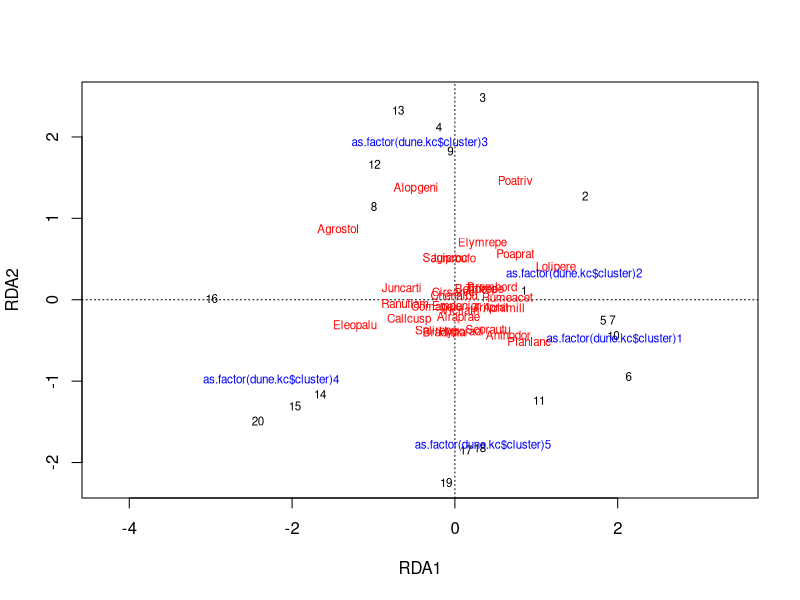
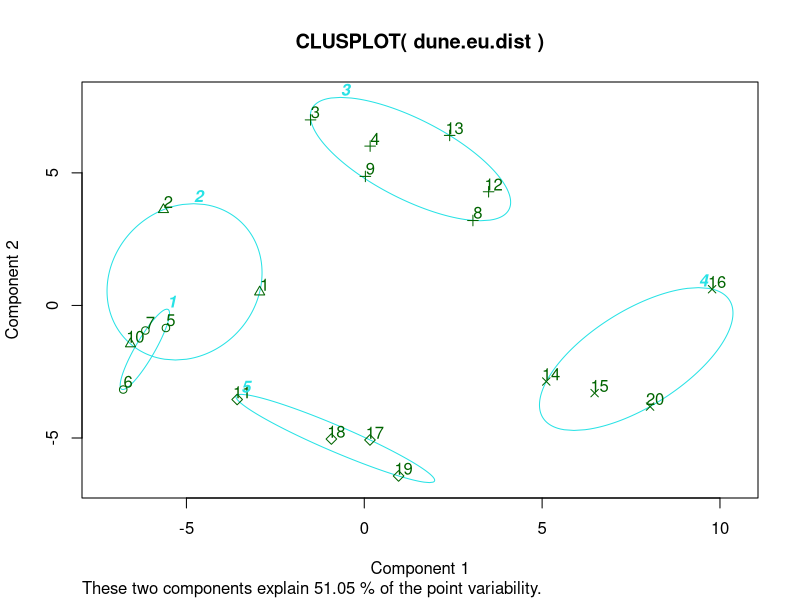
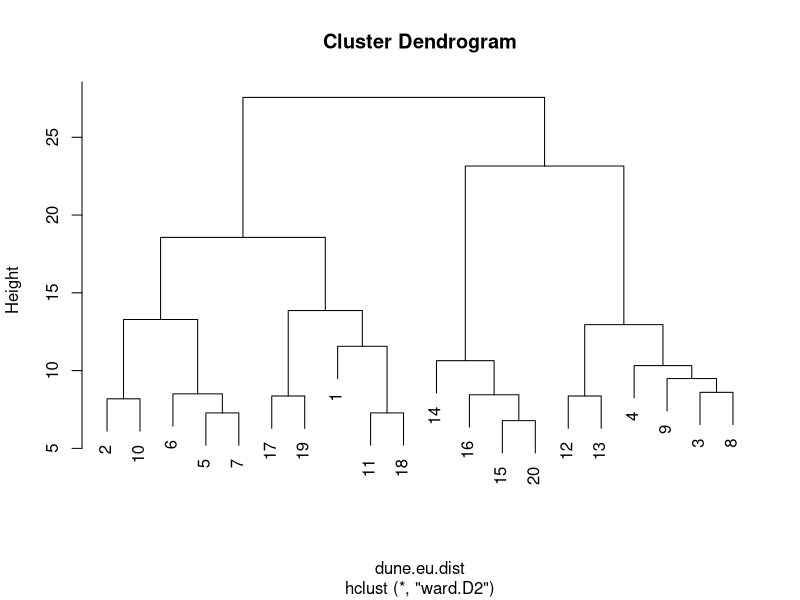
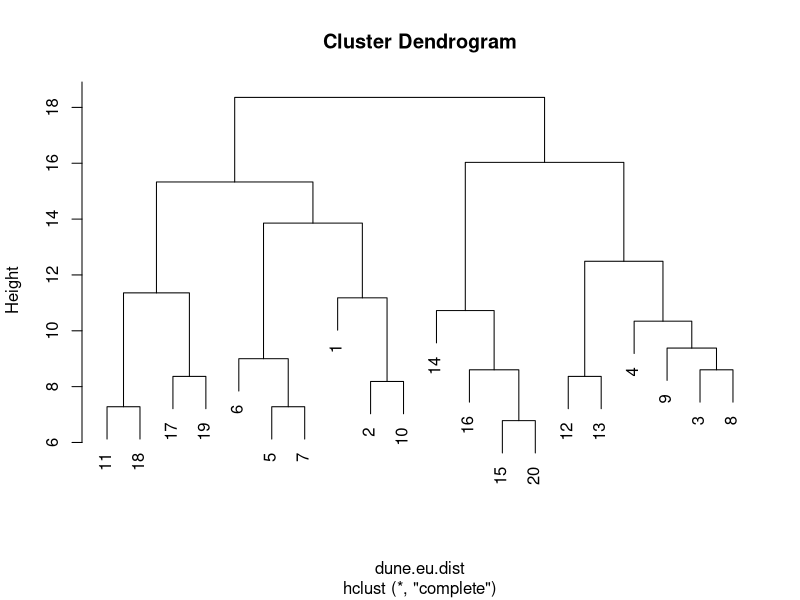
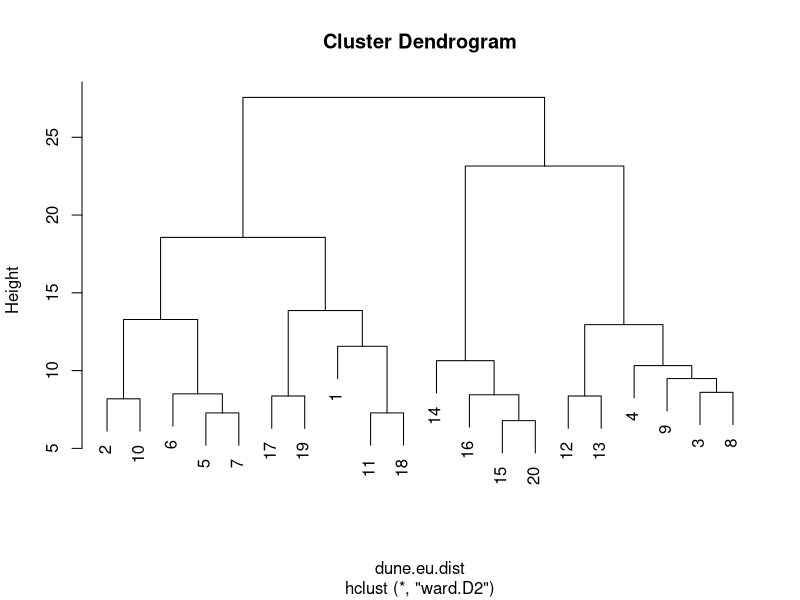
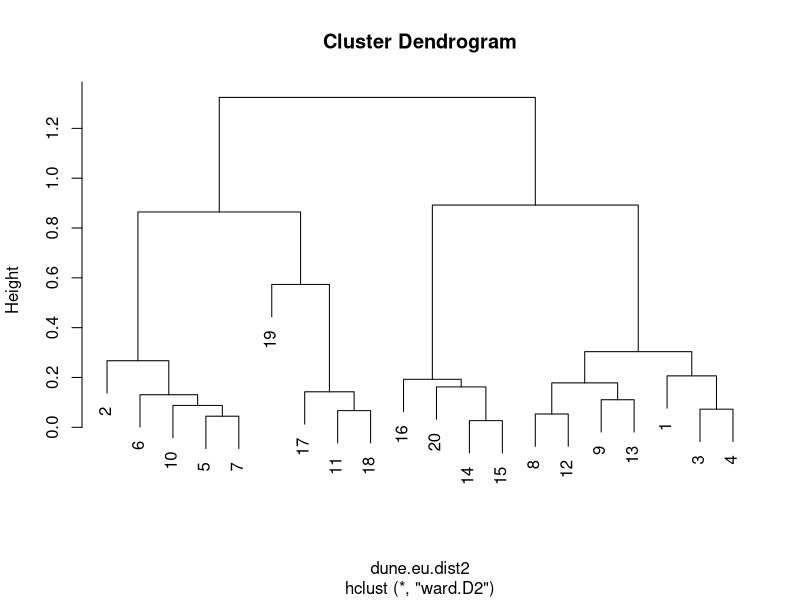

The R script that drew these images, in order:
# This script will be a tutorial on using clustering. This tutorial should 
# be run with an instructor present, but independent development is 
# encouraged.

# see http://cc.oulu.fi/~jarioksa/opetus/metodi/sessio3.pdf for a
# tutorial by Jari Oksanen

### load libraries and datasets
library(vegan)
library(cluster)
require(tidyverse)
data(dune)

### non hierarchical clustering: kmeans
dune.kc <- kmeans(dune,centers=5)
class(dune.kc)
dune.kc$cluster

#test significance of clustering
#use as.factor for vector of clusters otherwise it may be interpreted as ordered
anosim(dune, #data fram of response variables
       as.factor(dune.kc$cluster)) #factor for grouping
adonis(dune ~ as.factor(dune.kc$cluster)) #adonis is PERMANOVA

rda(dune ~ as.factor(dune.kc$cluster)) %>% plot

dune.eu.dist <- dist(dune,method = "euclidean")
clusplot(x=dune.eu.dist,diss=TRUE,clus = dune.kc$cluste,lines=0,labels = 2)



### hierarchical clustering 
dune.eu.dist <- dist(dune,method = "euclidean")
dune.wc <- hclust(dune.eu.dist,method = "ward.D2")
dune.cc <- hclust(dune.eu.dist,method = "complete")

plot(dune.wc)
plot(dune.cc)

rbind(cutree(dune.wc,k=5),cutree(dune.cc,k=5))

### hierarchical clustering based on PCoA first 2 axes
myPca <- rda(dune,scale=TRUE)
dune.eu.dist2 <- dist(myPca$CA$u[,1:2],method = "euclidean")
dune.wc2 <- hclust(dune.eu.dist2,method = "ward.D2")

plot(dune.wc)
plot(dune.wc2)

table(cutree(dune.wc,k=5),cutree(dune.wc2,k=5))


